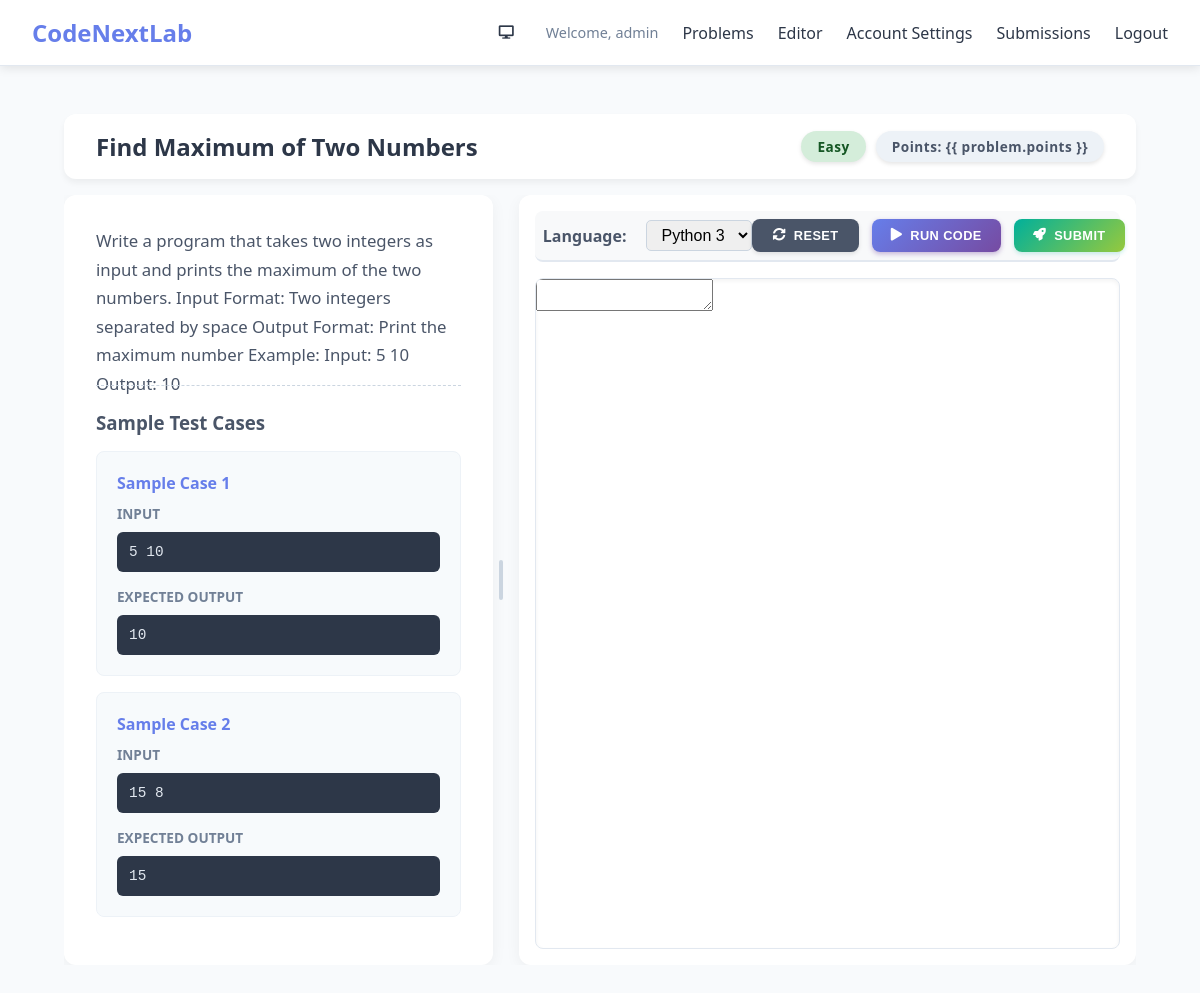
The page /lab/problems/2/ (signed in) on the database its author committed.
### lab/models.py (models this page shows, shortened)
class Problem(models.Model):
    DIFFICULTY_CHOICES = [
        ('easy', 'Easy'),
        ('medium', 'Medium'),
        ('hard', 'Hard'),
    ]
    title = models.CharField(max_length=200)
    topic = models.ForeignKey(Topic, on_delete=models.SET_NULL, null=True, blank=True, related_name='problems')
    description = models.TextField()
    difficulty = models.CharField(max_length=10, choices=DIFFICULTY_CHOICES, default='easy')
    created_by = models.ForeignKey(User, on_delete=models.SET_NULL, null=True, related_name='created_problems')
    created_at = models.DateTimeField(auto_now_add=True)
    updated_at = models.DateTimeField(auto_now=True)
    is_active = models.BooleanField(default=True)
    points = models.IntegerField(default=10)
    class Meta:
        ordering = ['-created_at']

class TestCase(models.Model):
    problem = models.ForeignKey(Problem, on_delete=models.CASCADE, related_name='test_cases')
    input_data = models.TextField()
    expected_output = models.TextField()
    is_sample = models.BooleanField(default=False)  # Sample test cases shown to students
    order = models.IntegerField(default=0)
    class Meta:
        ordering = ['order', 'id']

### lab/views.py (the view)
# urls.py: path('problems/<int:problem_id>/', views.problem_detail, name='problem_detail'),
def problem_detail(request, problem_id):
    if not request.user.is_authenticated:
        return redirect('lab:login')
    try:
        problem = Problem.objects.get(id=problem_id, is_active=True)
        sample_test_cases = problem.test_cases.filter(is_sample=True)
        user_submissions = Submission.objects.filter(user=request.user, problem=problem)[:10]
        context = {
            'problem': problem,
            'sample_test_cases': sample_test_cases,
            'user_submissions': user_submissions,
        }
        return render(request, 'lab/problem_detail.html', context)
    except Problem.DoesNotExist:
        return redirect('lab:problems_list')

### templates/lab/problem_detail.html (shortened to what this page needs)
{% extends 'lab/base.html' %}
{% block extra_css %}
<link rel="stylesheet" href="https://cdnjs.cloudflare.com/ajax/libs/codemirror/5.65.2/codemirror.min.css">
<link rel="stylesheet" href="https://cdnjs.cloudflare.com/ajax/libs/codemirror/5.65.2/theme/dracula.min.css">
{% endblock %}
{% block content %}
<div class="problem-detail-container">
    <div class="problem-header-wrapper">
        <div class="problem-title-section">
            <h2 style="margin: 0; font-size: 1.5rem; color: #2d3748;">{{ problem.title }}</h2>
        </div>
        <div class="problem-meta-badges" style="display: flex; gap: 10px;">
            <span class="difficulty-badge difficulty-{{ problem.difficulty }}">{{ problem.difficulty|capfirst }}</span>
            <span class="difficulty-badge" style="background: #edf2f7; color: #4a5568;">Points: {{ problem.points
                }}</span>
        </div>
    </div>
    <div class="workspace-container" id="workspace">
        <div class="problem-info" id="leftPanel">
            <div class="problem-description">{{ problem.description }}</div>
            {% if sample_test_cases %}
            <div class="test-cases-section">
                <h3 style="color: #4a5568; margin-bottom: 1rem;">Sample Test Cases</h3>
                {% for test_case in sample_test_cases %}
                <div class="test-case">
                    <h4 style="color: #667eea; margin-bottom: 0.5rem">Sample Case {{ forloop.counter }}</h4>
                    <div><strong style="color: #718096; font-size: 0.85rem;">INPUT</strong></div>
                    <div class="test-input">{{ test_case.input_data }}</div>
                    <div style="margin-top: 0.8rem;"><strong style="color: #718096; font-size: 0.85rem;">EXPECTED
                            OUTPUT</strong></div>
                    <div class="test-output">{{ test_case.expected_output }}</div>
                </div>
                {% endfor %}
            </div>
            {% endif %}
        </div>
        <div class="resizer" id="dragMe"></div>
        <div class="editor-section" id="rightPanel">
            <div class="editor-header">
                <div class="language-selector">
                    <label for="language" style="color: #4a5568; margin-right: 8px;">Language:</label>
                    <select id="language" onchange="changeLanguage()"
                        style="padding: 5px 10px; border-radius: 5px; border: 1px solid #cbd5e0;">
                        <option value="python">Python 3</option>
                    </select>
                </div>
                <div class="editor-actions">
                    <button class="btn btn-secondary" onclick="resetCode()" title="Reset code to default boilerplate">
                        <i class="fas fa-sync-alt"></i> Reset
                    </button>
                    <button class="btn btn-primary" onclick="runCode()" title="Test against sample cases">
                        <i class="fas fa-play"></i> Run Code
                    </button>
                    <button class="btn btn-primary" onclick="submitSolution()"
                        style="background: linear-gradient(135deg, #00b09b, #96c93d); box-shadow: 0 2px 4px rgba(0, 176, 155, 0.2);"
                        title="Submit for evaluation">
                        <i class="fas fa-rocket"></i> Submit
                    </button>
                </div>
            </div>
            <div class="editor-wrapper">
                <textarea id="code-editor"></textarea>
            </div>
        </div>
    </div>
</div>
{% endblock %}
{% block extra_js %}
<link rel="stylesheet" href="https://cdnjs.cloudflare.com/ajax/libs/font-awesome/5.15.4/css/all.min.css">
{% endblock %}

### templates/lab/base.html (shortened to what this page needs)
<!DOCTYPE html>
<html lang="en">
<head>
    <link rel="stylesheet" href="/static/css/style.css">
    <link rel="stylesheet" href="https://cdnjs.cloudflare.com/ajax/libs/font-awesome/5.15.4/css/all.min.css">
    {% block extra_css %}{% endblock %}
</head>
<body style="position: relative; background: #f8fafc;">
    <div id="three-container"
        style="position: fixed; top: 0; left: 0; width: 100%; height: 100%; z-index: -1; pointer-events: none;"></div>
    <nav class="navbar" style="position: relative; z-index: 10;">
        <div class="nav-container">
            <a href="{% url 'lab:index' %}" style="text-decoration: none;">
                <h1 class="nav-logo">CodeNextLab</h1>
            </a>
            <div class="nav-links">
                <div class="theme-switcher">
                    <button id="theme-toggle" class="nav-link" title="Switch Theme"
                        style="background: none; border: none; cursor: pointer; padding: 0.5rem;">
                        <i class="fas fa-sun"></i>
                    </button>
                </div>
                {% if user.is_authenticated %}
                <span class="user-info">Welcome, {{ user.username }}</span>
                <a href="{% url 'lab:problems_list' %}" class="nav-link">Problems</a>
                <a href="{% url 'lab:editor' %}" class="nav-link">Editor</a>
                <a href="{% url 'lab:profile_settings' %}" class="nav-link">Account Settings</a>
                <a href="#" class="nav-link" onclick="showSubmissions()">Submissions</a>
                <a href="{% url 'lab:logout' %}" class="nav-link">Logout</a>
                {% else %}
                <a href="{% url 'lab:login' %}" class="nav-link">Login</a>
                {% endif %}
            </div>
        </div>
    </nav>
    <main class="main-content">
        {% block content %}{% endblock %}
    </main>
    {% block extra_js %}{% endblock %}
</body>
</html>

### static/css/style.css (style rules this page uses)
:root { --bg-primary: #f8fafc; --bg-secondary: #ffffff; --text-primary: #2d3748; --text-secondary: #4a5568; --text-muted: #718096; --border-color: #e2e8f0; --navbar-bg: rgba(255, 255, 255, 0.95); --card-bg: #ffffff; --input-bg: #ffffff; --input-border: #e2e8f0; --output-bg: #2d3748; --output-text: #e2e8f0; --btn-primary: #667eea; --btn-primary-hover: #5a67d8; --accent-color: #667eea; }
* { margin: 0; padding: 0; box-sizing: border-box; transition: background-color 0.3s ease, color 0.3s ease, border-color 0.3s ease; }
body { font-family: 'Segoe UI', Tahoma, Geneva, Verdana, sans-serif; background: var(--bg-primary); min-height: 100vh; color: var(--text-primary); }
.navbar { background: var(--navbar-bg); box-shadow: 0 2px 10px rgba(0, 0, 0, 0.1); padding: 1rem 0; position: sticky; top: 0; z-index: 1000; border-bottom: 1px solid var(--border-color); }
.nav-container { max-width: 1400px; margin: 0 auto; padding: 0 2rem; display: flex; justify-content: space-between; align-items: center; }
.nav-logo { font-size: 1.5rem; font-weight: bold; color: #667eea; }
.nav-links { display: flex; gap: 1.5rem; align-items: center; }
.nav-link { text-decoration: none; color: var(--text-primary); font-weight: 500; transition: color 0.3s; }
.user-info { color: var(--text-muted); font-size: 0.9rem; }
.main-content { max-width: 1400px; margin: 2rem auto; padding: 0 2rem; }
.btn { padding: 0.75rem 1.5rem; border: none; border-radius: 5px; font-size: 1rem; font-weight: 600; cursor: pointer; transition: all 0.3s; }
.btn-primary { background: var(--btn-primary); color: white; width: 100%; }
.btn-secondary { background: #6c757d; color: white; }
.editor-header { background: var(--bg-primary); padding: 1rem 1.5rem; display: flex; justify-content: space-between; align-items: center; border-bottom: 2px solid var(--border-color); }
.language-selector { display: flex; align-items: center; gap: 0.75rem; }
.language-selector label { font-weight: 600; color: #555; }
.language-selector select { padding: 0.5rem 1rem; border: 2px solid #e0e0e0; border-radius: 5px; font-size: 1rem; cursor: pointer; }
.editor-actions { display: flex; gap: 1rem; }
.editor-wrapper { border: 1px solid #e0e0e0; }
.difficulty-badge { padding: 0.25rem 0.75rem; border-radius: 3px; font-size: 0.85rem; font-weight: 600; white-space: nowrap; }
.difficulty-easy { background: #d4edda; color: #155724; }
.problem-description { color: #666; line-height: 1.6; margin-bottom: 1rem; min-height: 60px; }

### rows shown on the page
Problem: title "Find Maximum of Two Numbers", difficulty "Easy", description "Write a program that takes two integers as input and prints the maximum of the two numbers. Input Format: Two integers separated by space Output Format: Print the maximum number Example: Input: 5 10 Output: 10"
TestCase: input_data "5 10", expected_output "10"
TestCase: input_data "15 8", expected_output "15"

### other values the page prints
{{ user.username }} "admin"
